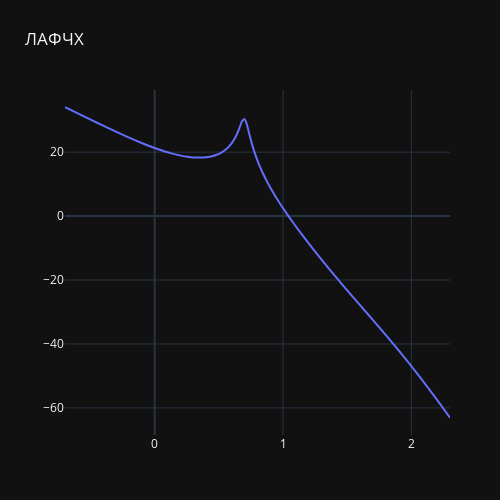

Notebook code cell kept with this figure:
### Code cell
W = np.linspace(0, 200, 1001)
WS = 20 * np.log10(np.abs(ws(W)))
# plt.plot(W, WS)
fig = go.Figure()
fig.add_trace(
    go.Scatter(
        x=np.log10(W), y=WS, name="Lm", line_shape='spline'
        )
    )

fig.update_layout(title='ЛАФЧХ', autosize=False,
                  width=500, height=500,
                  margin=dict(l=65, r=50, b=65, t=90),
                  template='plotly_dark')

fig.update_yaxes(tick0=0, dtick=20)

fig.show()

### Figure 1 — Plotly figure (JSON) as saved in the notebook; plotly's stock layout.template omitted (floating-point values rounded to 4 significant figures; data arrays with more than 128 entries replaced by an {"elided": "..."} marker saying what was removed)
{"data": [{"line": {"shape": "spline"}, "name": "Lm", "type": "scatter", "x": {"elided": "1001 float values"}, "y": {"elided": "1001 float values"}}], "layout": {"autosize": false, "height": 500, "margin": {"b": 65, "l": 65, "r": 50, "t": 90}, "title": {"text": "ЛАФЧХ"}, "width": 500, "yaxis": {"dtick": 20, "tick0": 0}}}
